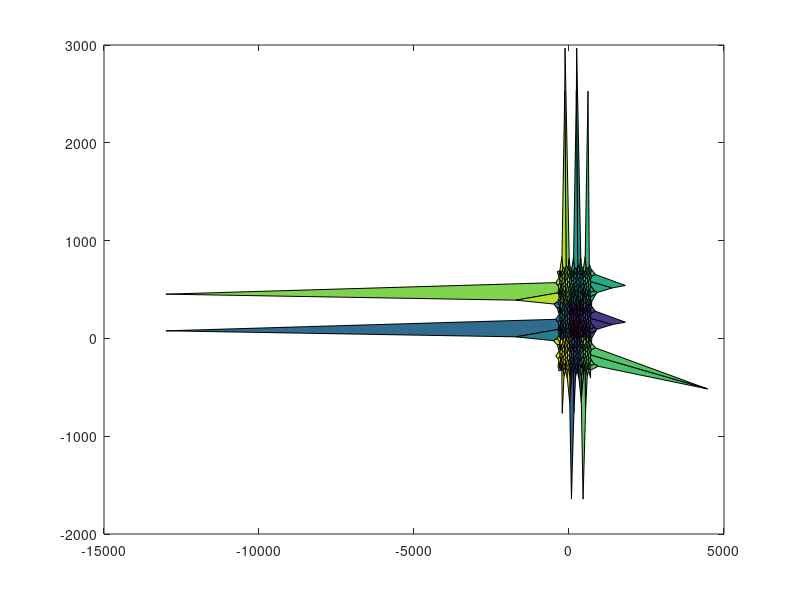
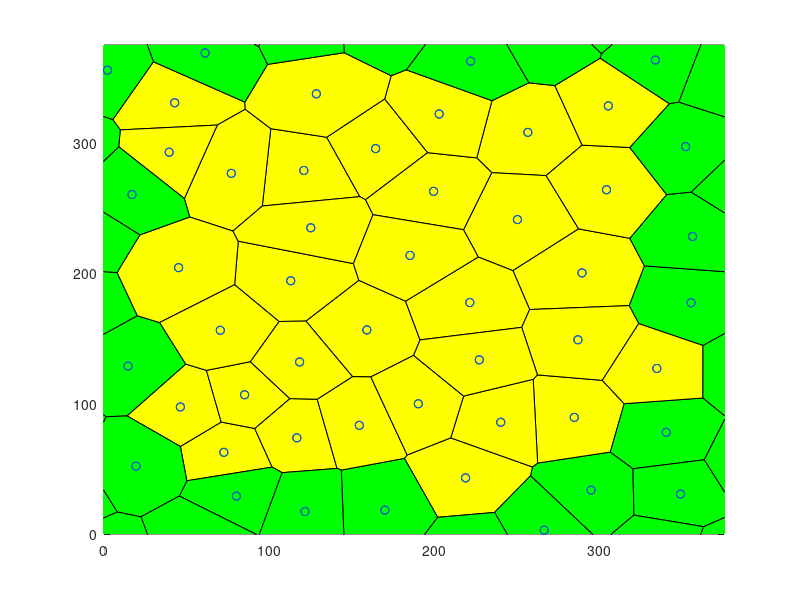

Source code (MATLAB) for these figures, in order:
r = 2031; % Updated seed to match target
NbPoints = 50; 
limit = 3; 
cpt = 'quadratic';
prefix = 'RFB';
potential = 'ani';

%% Store data in the right folder
close all;
scriptDir = fileparts(mfilename('fullpath'));
projectRoot = fileparts(scriptDir);
outputDir = fullfile(projectRoot, 'input_files');
if ~exist(outputDir, 'dir')
    mkdir(outputDir);
end

%% Parameters
rng(r);

% --- Updated Constants to match target output exactly ---
A0 = 2812.500000;
GAMMA = 1.000000;
t0 = 1; 
% Manually setting K to match your specific target output
K = 0.848528;  

%% Simulation Detail Parameters
% Calculate Mesh based on A0 and NbPoints to get LX = 167.705098
Mesh = sqrt(A0 * NbPoints);

% Global parameters matching your target values
SEED = 89542; 
TIMEINTERVAL = 0.100000;
MINAREA = 28.125000;
MINLENGTH = 0.883883;
NEWEDGELENGTH = 1.767767;

TOTALTIME = 10.000000;
CURRENTTIME = 0.000000;  
INITIALSTEPSIZE = 0.000100; % Updated from 0.001
error_tolerance_absolute_mechanical = 0.010000; % Updated from 0.001

% Specific values for ALPHAM and TISSUE_ALPHA
ALPHAM = 0.282843;
TISSUE_ALPHA = 100.00;

TISSUE_EXT_STRESS_X = 0.000000;
TISSUE_EXT_STRESS_Y = 0.000000;    

% Specific Pressure/Tension parameters
P0 = 128.098648;
LAMBDA = 27.912724; 
Ratio = 0.300000; 

% Equilibrium tolerance
equilibriumtolerance = 1.000000e-11;

%aSF Nucleation Conditions
NUCLEATIONTHRESHOLD = 1.25;
NUCLEATIONBASECRITERIA = true;

% Cell properties
CELLPRESSURETYPE = cpt;
TCJSTRENGTH = 100;
THETAAN = 3.14 / 2.0 ;    
ANSTRENGTH = 25; 

T1ON = 1; 
APOPTOSISON = 1;
MITOSISON = 0;
WRITEMITOSIS = 1; 
VERBOSEON = 1; 
EQUILIBRIUMMITOSIS = 1; 

nomfichier= [prefix '_NbPts_' num2str(NbPoints,'%04d') '_rng_' num2str(r,'%04d') '_pot_' potential '_lim_' num2str(limit, '%2d') '20.txt'];
nomfichier = fullfile(outputDir, nomfichier);

%% Generate Voronoi
fprintf('Writing file: %s\n', nomfichier);
f1=figure();
f2=figure();
Points1=Mesh*rand(NbPoints,2); 

it = 0;
while it < limit
    Pointsa=Points1+Mesh*[ones(NbPoints,1) zeros(NbPoints,1)];
    Pointsb=Points1-Mesh*[zeros(NbPoints,1) ones(NbPoints,1)];
    Pointsc=Points1-Mesh*[ones(NbPoints,1) zeros(NbPoints,1)];
    Pointsd=Points1+Mesh*[zeros(NbPoints,1) ones(NbPoints,1)];
    Pointse=Points1+Mesh*[ones(NbPoints,1) ones(NbPoints,1)];
    Pointsf=Points1+Mesh*[ones(NbPoints,1) -ones(NbPoints,1)];
    Pointsg=Points1+Mesh*[-ones(NbPoints,1) ones(NbPoints,1)];
    Pointsh=Points1+Mesh*[-ones(NbPoints,1) -ones(NbPoints,1)];
    Pointst=[Points1; Pointsa; Pointsb; Pointsc; Pointsd; Pointse; Pointsf; Pointsg; Pointsh];
    
    [v,c]=voronoin(Pointst);
    
    centroids = zeros(NbPoints,2);
    centroidcount = 0;
   
    for i = 1:length(c)
        signedarea = 0;
        centroidx = 0;
        centroidy = 0;
        if (all(c{i}~=1))
            for s = 1:length(c{i})
                if s == length(c{i}) 
                    signedarea = signedarea + v(c{i}(s),1)*v(c{i}(1),2) - v(c{i}(1),1)*v(c{i}(s),2);
                else
                    signedarea = signedarea + v(c{i}(s),1)*v(c{i}(s+1),2) - v(c{i}(s+1),1)*v(c{i}(s),2);
                end
            end
            signedarea = .5*signedarea;
            for j = 1:length(c{i})
                if j == length(c{i})
                    centroidx = centroidx + (v(c{i}(j),1)+v(c{i}(1),1))*(v(c{i}(j),1)*v(c{i}(1),2) - v(c{i}(1),1)*v(c{i}(j),2));
                    centroidy = centroidy + (v(c{i}(j),2)+v(c{i}(1),2))*(v(c{i}(j),1)*v(c{i}(1),2) - v(c{i}(1),1)*v(c{i}(j),2));
                    
                else
                    centroidx = centroidx + (v(c{i}(j),1)+v(c{i}(j+1),1))*(v(c{i}(j),1)*v(c{i}(j+1),2) - v(c{i}(j+1),1)*v(c{i}(j),2));
                    centroidy = centroidy + (v(c{i}(j),2)+v(c{i}(j+1),2))*(v(c{i}(j),1)*v(c{i}(j+1),2) - v(c{i}(j+1),1)*v(c{i}(j),2));
                end
            end
            centroidx = (1/(6*signedarea))*centroidx;
            centroidy = (1/(6*signedarea))*centroidy;
            if centroidx > 0 && centroidx < Mesh && centroidy > 0 && centroidy < Mesh
                centroidcount = centroidcount + 1;
                centroids(centroidcount,:) = [centroidx centroidy];
            end
        end
    end
    it = it + 1;
    Points1 = centroids;
end

%% Representation of the result
 set(0,'CurrentFigure',f1);
 plot(Points1(:,1),Points1(:,2),'r+');
 set(0,'CurrentFigure',f2);
 plot(Points1(:,1),Points1(:,2),'r+');
 hold on
 for i = 1:length(c)
     if (all(c{i}~=1))
         set(0,'CurrentFigure',f1)
         patch(v(c{i},1),v(c{i},2),i)
     end
     IN=(all(v(c{i},1)>0)&all(v(c{i},1)<Mesh)&all(v(c{i},2)>0)&all(v(c{i},2)<Mesh));
     IN2=(any(v(c{i},1)>0)&any(v(c{i},1)<Mesh)&any(v(c{i},2)>0)&any(v(c{i},2)<Mesh))&(~IN);
     if (all(c{i}~=1)&&IN)
         set(0,'CurrentFigure',f2)
         patch(v(c{i},1),v(c{i},2),'y'); 
     end
     if (all(c{i}~=1)&&(IN2))
         set(0,'CurrentFigure',f2)
         patch(v(c{i},1),v(c{i},2),'g');
     end
 end
 set(0,'CurrentFigure',f2)
 xlim([0 Mesh]);
 ylim([0 Mesh]);
 plot(Points1(:,1),Points1(:,2),'bo');
 scatter(centroids(:,1),centroids(:,2),'r+')

for i = 1:length(c)
    INGLOBAL=any((v(c{i},1)>0)&v(c{i},1)<Mesh&v(c{i},2)>0&v(c{i},2)<Mesh);
    if INGLOBAL
        ListVertex=c{i};
        area=0;
        for k=1:length(c{i})
            kplus=mod(k,length(c{i}))+1;
            area=area+v(c{i}(k),1)*v(c{i}(kplus),2)-v(c{i}(kplus),1)*v(c{i}(k),2);
        end
        if(area<0)    c{i}=fliplr(c{i}); end
    end
end

%% Export to a file (EXACT MATCH TO TARGET VALUES)
fid=fopen(nomfichier,'wt');
fprintf(fid, 'Voronoi Tesselation Data: \n');
fprintf(fid, 'NumbCells %d \t rng %d \n', NbPoints, r);
fprintf(fid, 'ratio pressure to tension\t%f\n', Ratio);
fprintf(fid, 'Global:\n');
fprintf(fid, 'LX\t%f\nLY\t%f\n', Mesh, Mesh);
fprintf(fid, 'A0\t%f\n', A0);
fprintf(fid, 'SEED\t%d\n', SEED);
fprintf(fid, 'TIMEINTERVAL\t%f\n', TIMEINTERVAL);
fprintf(fid, 'MINAREA\t%f\n', MINAREA);
fprintf(fid, 'MINLENGTH\t%f\n', MINLENGTH);
fprintf(fid, 'NEWEDGELENGTH\t%f\n', NEWEDGELENGTH);
fprintf(fid, 'K\t%f\n', K);
fprintf(fid, 'GAMMA\t%f\n', GAMMA);
fprintf(fid, 'LAMBDA\t%f\n', LAMBDA);
fprintf(fid, 'P0\t%f\n', P0);
fprintf(fid, 'TOTALTIME\t%f\n', TOTALTIME);
fprintf(fid, 'CURRENTTIME\t%f\n', CURRENTTIME);
fprintf(fid, 'VERBOSEON\t%d\n', VERBOSEON);
fprintf(fid, 'INITIALSTEPSIZE\t%f\n', INITIALSTEPSIZE);
fprintf(fid, 'error_tolerance_absolute_mechanical\t%f\n', error_tolerance_absolute_mechanical);
% Format TISSUE_ALPHA to 2 decimal places as per target
fprintf(fid, 'TISSUE_ALPHA\t%2.2f\n', TISSUE_ALPHA);
fprintf(fid, 'ALPHAM\t%f\n', ALPHAM);
fprintf(fid, 'TISSUE_EXT_STRESS_X\t%f\n', TISSUE_EXT_STRESS_X);
fprintf(fid, 'TISSUE_EXT_STRESS_Y\t%f\n', TISSUE_EXT_STRESS_Y);
fprintf(fid, 'equilibriumtolerance\t%e\n', equilibriumtolerance);
fprintf(fid, 'NUCLEATIONTHRESHOLD\t%f\n', NUCLEATIONTHRESHOLD);
fprintf(fid, 'NUCLEATIONBASECRITERIA\t%d\n', NUCLEATIONBASECRITERIA);
fprintf(fid, 'endGlobal\n');

fprintf(fid, 'Vertices\n');
fprintf(fid, 'id\tx\ty\n');

NbVertex=0;
CentralVertices=zeros(length(v),2);
for i = 2:length(v)   
    if(v(i,1)>0&&v(i,1)<Mesh&&v(i,2)>0&&v(i,2)<Mesh)
        fprintf(fid,'%d',i);
        fprintf(fid,'\t %2.4f',v(i,1));
        fprintf(fid,'\t %2.4f',v(i,2));
        fprintf(fid,'\n');
        NbVertex=NbVertex+1;
        CentralVertices(NbVertex,1)=v(i,1);
        CentralVertices(NbVertex,2)=v(i,2);
    end
end

CentralVertices=CentralVertices(1:NbVertex,1:2);
EqVertex=zeros(NbVertex,1);

for i = 2:length(v)
    vcorrige=zeros(1,2);
    vtest=v(i,:);
    if (vtest(1)>0&&vtest(1)<Mesh&&vtest(2)>0&&vtest(2)<Mesh) vcorrige=vtest;end
    vtest=v(i,:)-Mesh*[1 0];
    if (vtest(1)>0&&vtest(1)<Mesh&&vtest(2)>0&&vtest(2)<Mesh) vcorrige=vtest;  end
    vtest=v(i,:)-Mesh*[0 1];
    if (vtest(1)>0&&vtest(1)<Mesh&&vtest(2)>0&&vtest(2)<Mesh) vcorrige=vtest;  end
    vtest=v(i,:)+Mesh*[1 0];
    if (vtest(1)>0&&vtest(1)<Mesh&&vtest(2)>0&&vtest(2)<Mesh) vcorrige=vtest;  end
    vtest=v(i,:)+Mesh*[0 1];
    if (vtest(1)>0&&vtest(1)<Mesh&&vtest(2)>0&&vtest(2)<Mesh) vcorrige=vtest;  end
    vtest=v(i,:)-Mesh*[1 1];
    if (vtest(1)>0&&vtest(1)<Mesh&&vtest(2)>0&&vtest(2)<Mesh) vcorrige=vtest;  end
    vtest=v(i,:)-Mesh*[1 -1];
    if (vtest(1)>0&&vtest(1)<Mesh&&vtest(2)>0&&vtest(2)<Mesh) vcorrige=vtest;  end
    vtest=v(i,:)+Mesh*[1 1];
    if (vtest(1)>0&&vtest(1)<Mesh&&vtest(2)>0&&vtest(2)<Mesh) vcorrige=vtest;  end
    vtest=v(i,:)+Mesh*[1 -1];
    if (vtest(1)>0&&vtest(1)<Mesh&&vtest(2)>0&&vtest(2)<Mesh) vcorrige=vtest;  end
    
    column=find(all(abs((repmat(vcorrige,size(v,1),1))'-v')<0.000001));
    if(~isempty(column))
        EqVertex(i)=column;
    end
end

fprintf(fid, 'Edges\n');
fprintf(fid, 'id\tvertex1\tvertex2\txflag\tyflag\n');
NbEdgeMax=3*NbVertex; 
Edges.Vertices=zeros(NbEdgeMax,2);
Edges.Crossx12=zeros(NbEdgeMax,1);
Edges.Crossx21=zeros(NbEdgeMax,1);
Edges.Crossy12=zeros(NbEdgeMax,1);
Edges.Crossy21=zeros(NbEdgeMax,1);

EdgeIncrement=0; 
for i = 1:length(c) 
    INGLOBAL=any( (v(c{i},1)>0) & v(c{i},1)<Mesh & v(c{i},2)>0 & v(c{i},2)<Mesh);
    if INGLOBAL 
        ListVertex=c{i}; 
        for j=1:length(ListVertex) 
            testdejainscrit=0;
            for k=1:EdgeIncrement
                if ((EqVertex((ListVertex(j)))==Edges.Vertices(k,1)...
                        &&EqVertex(ListVertex(mod(j,length(ListVertex))+1))==Edges.Vertices(k,2))...
                        ||...
                        (EqVertex(ListVertex(j))==Edges.Vertices(k,2)...
                        &&EqVertex(ListVertex(mod(j,length(ListVertex))+1))==Edges.Vertices(k,1)))
                    testdejainscrit=1;
                else
                end
            end
            if(~testdejainscrit)
                EdgeIncrement=EdgeIncrement+1;
                Edges.Vertices(EdgeIncrement,1)=EqVertex(ListVertex(j)); 
                Edges.Vertices(EdgeIncrement,2)=EqVertex(ListVertex(mod(j,length(ListVertex))+1)); 
                Vertex1encours=ListVertex(j);
                Vertex1encourseq=EqVertex(ListVertex(j));
                Vertex2encours=ListVertex(mod(j,length(ListVertex))+1);
                Vertex2encourseq=EqVertex(ListVertex(mod(j,length(ListVertex))+1));
                
                fprintf(fid,'%d',EdgeIncrement);
                fprintf(fid,'\t %d', Edges.Vertices(EdgeIncrement,1));
                fprintf(fid,'\t %d', Edges.Vertices(EdgeIncrement,2));
                
                VertexCross21=(EqVertex(ListVertex(j))~=ListVertex(j))&&(EqVertex(ListVertex(mod(j,length(ListVertex))+1))==ListVertex(mod(j,length(ListVertex))+1));
                VertexCross12=(EqVertex(ListVertex(j))==ListVertex(j))&&(EqVertex(ListVertex(mod(j,length(ListVertex))+1))~=ListVertex(mod(j,length(ListVertex))+1));
                
                if((EqVertex(ListVertex(j))~=ListVertex(j))&&(EqVertex(ListVertex(mod(j,length(ListVertex))+1))==ListVertex(mod(j,length(ListVertex))+1)))
                    if(v(ListVertex(j),1)<0) Edges.Crossx12(EdgeIncrement)=1; end
                    if(v(ListVertex(j),1)>Mesh) Edges.Crossx21(EdgeIncrement)=1; end
                    if(v(ListVertex(j),2)<0) Edges.Crossy12(EdgeIncrement)=1; end
                    if(v(ListVertex(j),2)>Mesh) Edges.Crossy21(EdgeIncrement)=1; end
                end
                if((EqVertex(ListVertex(j))==ListVertex(j))&&(EqVertex(ListVertex(mod(j,length(ListVertex))+1))~=ListVertex(mod(j,length(ListVertex))+1)))
                    if(v(ListVertex(mod(j,length(ListVertex))+1),1)<0) Edges.Crossx21(EdgeIncrement)=1; end
                    if(v(ListVertex(mod(j,length(ListVertex))+1),1)>Mesh) Edges.Crossx12(EdgeIncrement)=1; end
                    if(v(ListVertex(mod(j,length(ListVertex))+1),2)<0) Edges.Crossy21(EdgeIncrement)=1; end
                    if(v(ListVertex(mod(j,length(ListVertex))+1),2)>Mesh) Edges.Crossy12(EdgeIncrement)=1; end
                end
                
                if((EqVertex(ListVertex(j))~=ListVertex(j))&&(EqVertex(ListVertex(mod(j,length(ListVertex))+1))~=ListVertex(mod(j,length(ListVertex))+1)))
                    v1=v(ListVertex(j),:);
                    v2=v(ListVertex(mod(j,length(ListVertex))+1),:);
                    eqv1=v(EqVertex(ListVertex(j)),:);
                    eqv2=v(EqVertex(ListVertex(mod(j,length(ListVertex))+1)),:);
                    if(v2(1)>v1(1))&&(eqv2(1)<eqv1(1)) Edges.Crossx12(EdgeIncrement)=1; end
                    if(v2(1)<v1(1))&&(eqv2(1)>eqv1(1)) Edges.Crossx21(EdgeIncrement)=1; end
                    if (v2(2)>v1(2))&&(eqv2(2)<eqv1(2))Edges.Crossy12(EdgeIncrement)=1; end
                    if (v2(2)<v1(2))&&(eqv2(2)>eqv1(2)) Edges.Crossy21(EdgeIncrement)=1; end
                end
                
                newxflag=0;
                newyflag=0;
                if ( (Edges.Crossx12(EdgeIncrement)==1) || (Edges.Crossx21(EdgeIncrement)==1) )
                    newxflag=1;
                end
                if ( (Edges.Crossy12(EdgeIncrement)==1) || (Edges.Crossy21(EdgeIncrement)==1) )
                    newyflag=1;
                end
                
                fprintf(fid,'\t %d \t %d \n', newxflag, newyflag);
                
            end
        end
    end
end

%% Then we go to the cells
cinside=cell(length(c),1);
CellIncrement=0;
for i=1:length(c)
    INGLOBAL=any((v(c{i},1)>0)&v(c{i},1)<Mesh&v(c{i},2)>0&v(c{i},2)<Mesh);
    if INGLOBAL
        CellIncrement=CellIncrement+1;
        cinside{CellIncrement}=EqVertex(c{i});
    end
end
NbCellsInside=CellIncrement;
cinside=cinside(1:NbCellsInside);
cinside2=cell(NbCellsInside,1);
CellIncrement=0;
for i=1:NbCellsInside
    dejavu=false;
    for j=1:i-1
        if ((length(cinside{i})==length(cinside{j}))&&all(sort(cinside{i})==sort(cinside{j}))) dejavu=true; end
    end
    if (~dejavu) CellIncrement=CellIncrement+1;cinside2{CellIncrement}=cinside{i}; end
end
cinside2=cinside2(1:CellIncrement);

fprintf(fid, 'Cells\n');
if (strcmp(potential,'tcj'))
    fprintf(fid, 'id\tA0\tEdgeNumb\tEdgeList\tPotential\tTCJStrength\tCellPressureType\n');
else
    fprintf(fid, 'id\tA0\tEdgeNumb\tEdgeList\tPotential\tTCJStrength\tThetaAn\tAnStrength\tCellPressureType\n');
end
for i=1:length(cinside2)
    A0_Cell = normrnd(A0, 200); % Using new A0
    ListVertex=c{i};
    fprintf(fid,'%d\t%f\t%d\t',i, A0_Cell, length(ListVertex));
    for j=1:length(ListVertex)
        NumeroEdge=0;
        for k=1:EdgeIncrement
            if (EqVertex((ListVertex(j)))==Edges.Vertices(k,1)...
                    &&EqVertex(ListVertex(mod(j,length(ListVertex))+1))==Edges.Vertices(k,2))
                NumeroEdge=k;
            end 
            if(EqVertex(ListVertex(j))==Edges.Vertices(k,2)...
                    &&EqVertex(ListVertex(mod(j,length(ListVertex))+1))==Edges.Vertices(k,1))
                NumeroEdge=k; 
            end
        end
        fprintf(fid,'%d,',NumeroEdge);
    end
    if (strcmp(potential, 'tcj'))
        fprintf(fid,'\t%s\t%f\t%s\n', potential, TCJSTRENGTH,CELLPRESSURETYPE);
    else
        fprintf(fid,'\t%s\t%f\t%f\t%f\t%s\n', potential, TCJSTRENGTH, THETAAN, ANSTRENGTH,CELLPRESSURETYPE);
    end
end
fprintf(fid, 'End\n');
fclose(fid);
 
